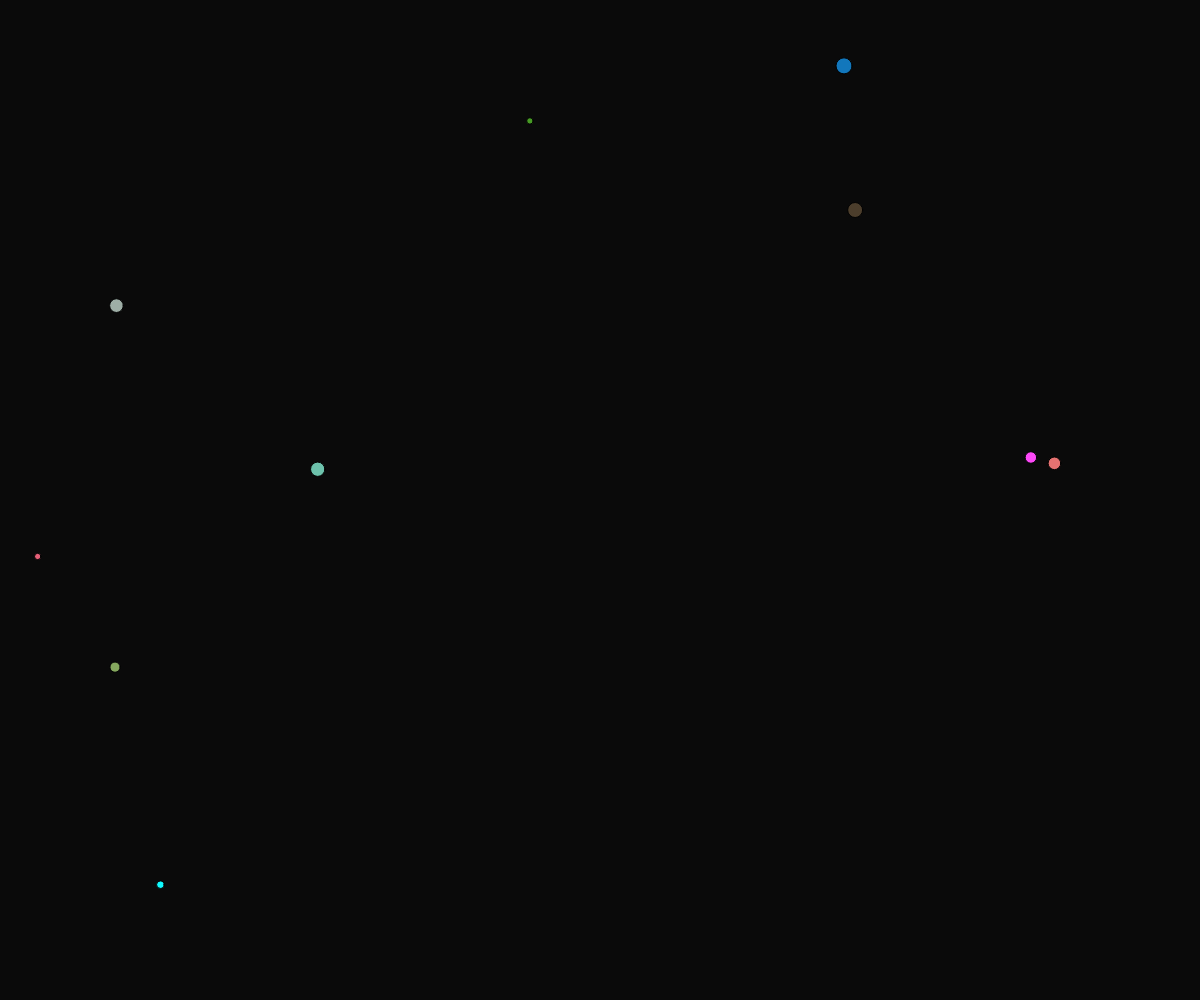
Frame 1 (no input)
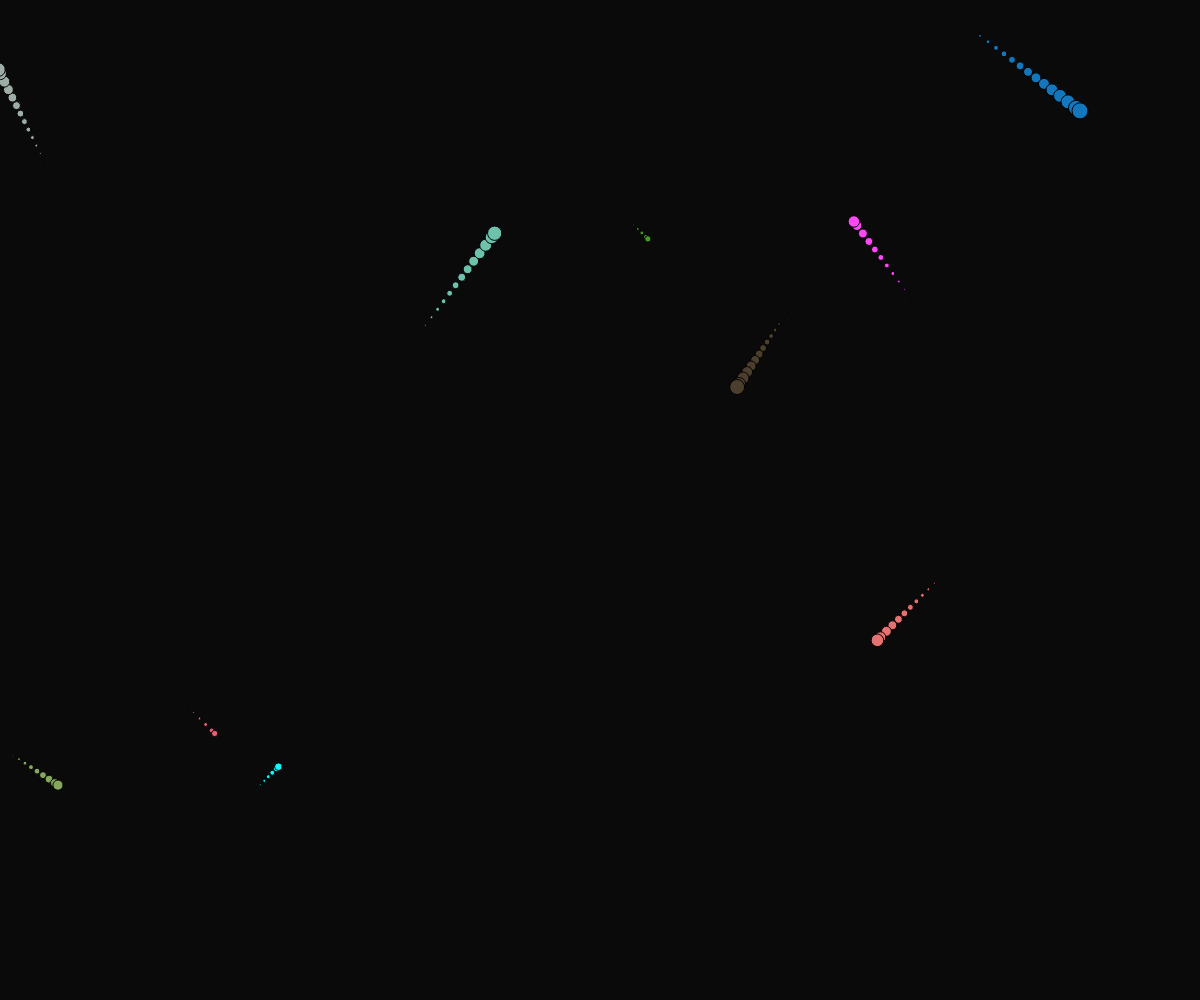
Frame 60 (no input)
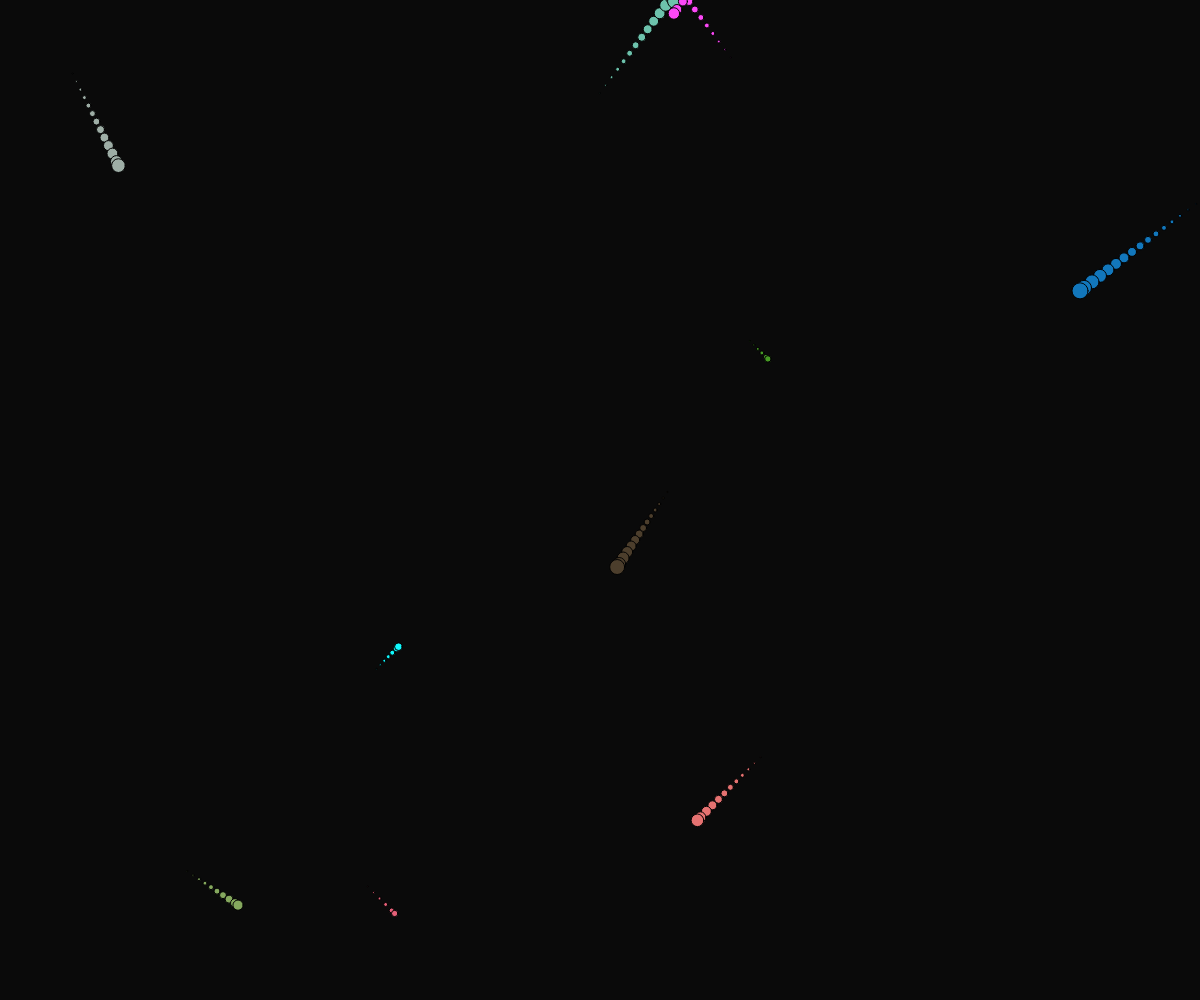
Frame 120 (the mouse pressed at the canvas centre since frame 60)

The p5.js sketch that drew these frames (run headless with seeded random() and noise() and a simulated clock; from frame 60 on, the mouse is pressed at the canvas centre):

// p5.js sketch
// ── sketch.js
ballList = []
ballNumber = 10
backgroundColor = 10
backgroundIncrease = 0
function setup() {
  createCanvas(windowWidth,windowHeight)

  for(var k = 0; k < ballNumber; k ++){
  ball = new Ball(width/2 + k *10, height/2 + k*30)
  ballList.push(ball)
  }
  frameRate(60)

}

function draw() {
  background(backgroundColor)
  for (var f = 0; f < ballList.length; f ++){
    ballList[f].move()
    if(ballList[f].hit == true){
      for (i = 0; i < ballList.length; i ++){
        ballList[i].switchDirection()
      }
    }
    ballList[f].show()



  }
  if(backgroundColor >= 255 || backgroundColor <= 0){
    backgroundIncrease *= -1
  }
  backgroundColor += backgroundIncrease



}

// ── ball.js
class Ball {
  constructor() {
    this.x = random(width)
    this.y = random(height)
    this.diameter = random(6, 18)


    this.speedList = [-4, -3, -2, 2, 3, 4]
    this.xSpeed = random(this.speedList)
    this.ySpeed = random(this.speedList)

    this.history = []

    this.binary = false

    this.r = random(255)
    this.g = random(255)
    this.b = random(255)
  }
  show(){
    stroke(2)
    fill(this.r, this.g, this.b)

    for (var i = 0; i < this.history.length; i ++){
      this.pos = this.history[i]
      ellipse(this.pos.x, this.pos.y, i)
    }
    ellipse(this.x, this.y, this.diameter)


  }
  move(){
    if(this.x >= width || this.x <= 0){
      this.xSpeed *= -1
    }
    if(this.y >= height || this.y <= 0){
      this.ySpeed *= -1
    }

    this.x += this.xSpeed
    this.y += this.ySpeed

    this.binary = !this.binary

    if(this.binary == true){
    this.vector = createVector(this.x,this.y)
    this.history.push(this.vector)

    }
    if(this.history.length > this.diameter){
      this.history.splice(0,1)
      }


  }
}
